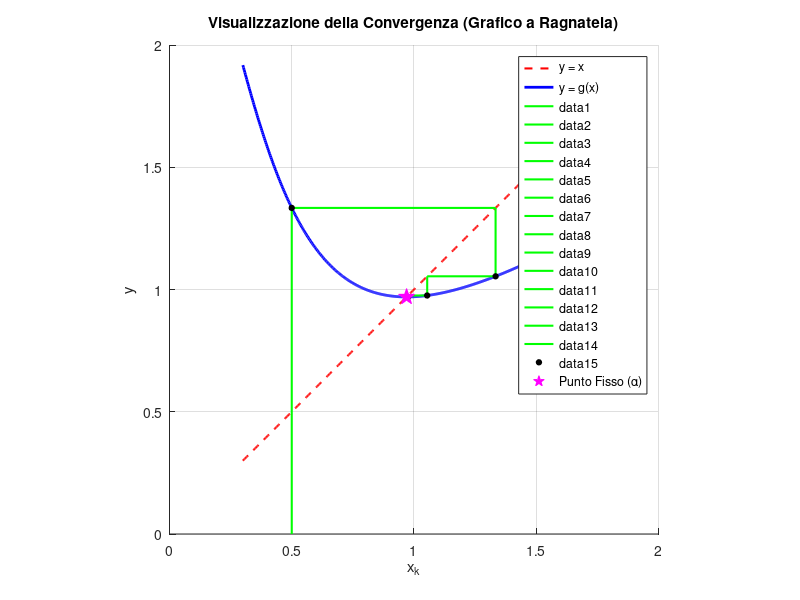

MATLAB code to generate this figure:
% =========================================================================
% METODO DEL PUNTO FISSO CON GRAFICO A RAGNATELA (COBWEB PLOT)
% =========================================================================
clear; clc; close all;
format long; % Imposta la visualizzazione interna di MATLAB ad alta precisione

% 1. DEFINIZIONE DELLA FUNZIONE g(x)
g = @(x) x - (x.^3 + log(x+2) - 2) ./ (3*x.^2 + 1./(x+2));

% 2. PARAMETRI DI INPUT
x0 = 0.5         % Punto iniziale
tol = 1e-12;      % Tolleranza ad alta precisione
max_iter = 150;    % Numero massimo di iterazioni per il grafico

% 3. ALLOCAZIONE VETTORI PER MEMORIZZARE I PASSI
X = zeros(1, max_iter);
X(1) = x0;
iter = 0;
errore = Inf;

% =========================================================================
% 4. LOOP ITERATIVO (Sostituito con controllo di divergenza)
% =========================================================================
diverge = false; % Variabile bandiera (flag) per tracciare la divergenza

while (errore > tol) && (iter < max_iter-1)
    iter = iter + 1;
    prossimo_x = g(X(iter));
    
    % CONTROLLO DI SICUREZZA 1: Se il valore è Inf, NaN o sta esplodendo numericamente
    if isnan(prossimo_x) || isinf(prossimo_x) || abs(prossimo_x) > 1e10
        diverge = true;
        break; % Interrompe immediatamente il ciclo while
    end
    
    X(iter+1) = prossimo_x;
    
    % CONTROLLO DI SICUREZZA 2: se l'errore attuale è molto più grande 
    % del precedente, il metodo sta chiaramente scappando via (divergendo)
    nuovo_errore = abs(X(iter+1) - X(iter));
    if iter > 1 && nuovo_errore > errore * 10 
        diverge = true;
        errore = nuovo_errore;
        break;
    end
    
    errore = nuovo_errore;
end

% Tagliamo i vettori alle iterazioni effettivamente calcolate
X = X(1:iter+1);

% Stampa dei risultati nella Command Window (Mostra 12 cifre decimali)
fprintf('---------------------------------------------------\n');
if diverge
    warning('ATTENZIONE: Il metodo sta DIVERGENDO violentemente!');
    fprintf('Il calcolo è stato arrestato per evitare errori numerici alla iterazione %d.\n', iter);
elseif iter >= max_iter-1 && errore > tol
    warning('Il metodo non è giunto a convergenza nel numero massimo di iterazioni consentite.');
    fprintf('Ultimo valore calcolato: %1.12f (Errore rimasto: %1.2e)\n', X(end), errore);
else
    fprintf('Il metodo è CONVERSO con successo!\n');
    fprintf('Punto fisso trovato: %1.12f in %d iterazioni.\n', X(end), iter);
end
fprintf('---------------------------------------------------\n');

% =========================================================================
% 5. PARTE GRAFICA
% =========================================================================
figure('Name', 'Analisi di Convergenza - Punto Fisso', 'NumberTitle', 'off');
hold on; grid on;

% Definiamo un intervallo di assi appropriato intorno allo zero trovato% Definiamo un intervallo di assi appropriato intorno allo zero trovato
xmin = max(min(X) - 0.2, 0.1); % Impedisce al grafico di andare nella zona negativa pericolosa
xmax = max(X) + 0.3;
x_plot = linspace(xmin, xmax, 500);

% Disegno la bisettrice y = x (in rosso tratteggiato)
plot(x_plot, x_plot, 'r--', 'LineWidth', 1.5, 'DisplayName', 'y = x');

% Disegno la curva y = g(x) (in blu)
plot(x_plot, g(x_plot), 'b-', 'LineWidth', 2, 'DisplayName', 'y = g(x)');

% Disegno l'andamento iterativo (La Ragnatela)
for k = 1:iter
    % Segmento verticale: da (x_k, x_k) a (x_k, x_k+1) cioè su y=g(x)
    if k == 1
        plot([X(k), X(k)], [0, X(k+1)], 'g-', 'LineWidth', 1.5); 
    else
        plot([X(k), X(k)], [X(k), X(k+1)], 'g-', 'LineWidth', 1.5);
    end
    pause(0.3); % Pausa per vedere l'animazione del grafico!
    
    % Segmento orizzontale: da (x_k, x_k+1) a (x_k+1, x_k+1) cioè sulla bisettrice
    plot([X(k), X(k+1)], [X(k+1), X(k+1)], 'g-', 'LineWidth', 1.5);
    pause(0.3);
end

% Evidenzio i punti di scatto con dei pallini neri
plot(X(1:end-1), X(2:end), 'ko', 'MarkerFaceColor', 'k', 'MarkerSize', 4);

% Evidenzio il punto fisso finale con una stella magica
plot(X(end), X(end), 'mp', 'MarkerFaceColor', 'm', 'MarkerSize', 12, 'DisplayName', 'Punto Fisso (\alpha)');

% Abbellimenti del grafico
xlabel('x_k');
ylabel('y');
title('Visualizzazione della Convergenza (Grafico a Ragnatela)');
legend('Location', 'best');
axis square;
hold off;
